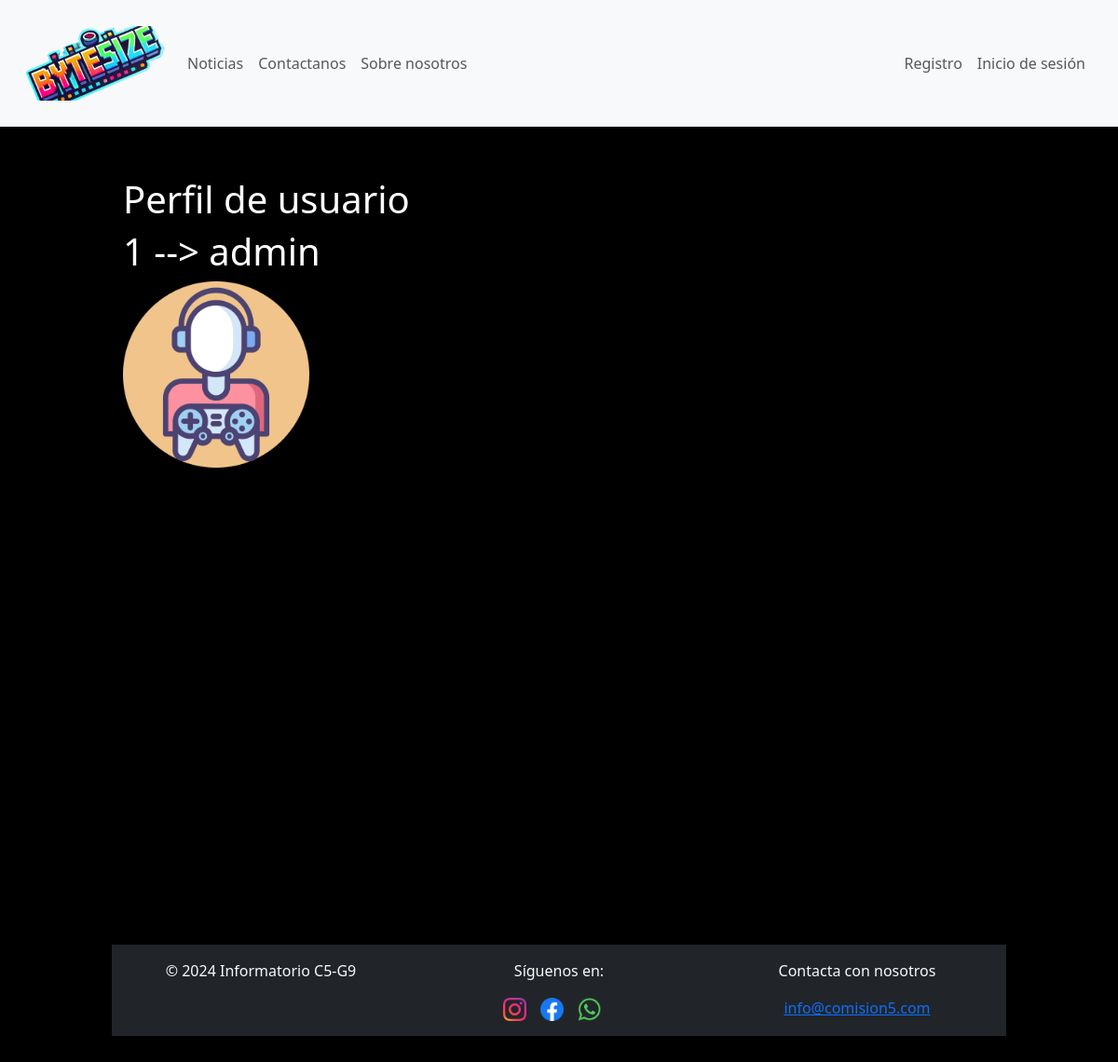
Screenshot of /posts/perfil/1 with the database file from the repository.
### apps/posts/models.py (models this page shows)
class User(AbstractUser):
    icono = models.ImageField(upload_to="media/usuarios",  default='media/usuarios/default.png', null=True, blank=True)
    descripcion = models.TextField(max_length=350)
    def __str__(self):
        return self.username
    class Meta:
        verbose_name = "Usuario"
        verbose_name_plural = "Usuarios"

### apps/posts/views.py (the view)
# urls.py: path("perfil/<int:id>", views.perfil, name="perfil"),
def perfil(request, id):
    ctx = {}
    usuarios = User.objects.get(id=id)
    ctx["usuarios"] = usuarios
    print(usuarios)
    return render(request, "usuarios/perfil.html", ctx)

### templates/usuarios/perfil.html (shortened to what this page needs)
{% extends 'base.html' %}
{% block contenido %}
<h1>Perfil de usuario</h1>
<h1>{{ usuarios.id }} --> {{ usuarios.username }}</h1>
{% if usuarios.icono and usuarios.icono.url %}
    <img src="{{ usuarios.icono.url }}" alt="Icono de perfil" class="img-perfil">
{% endif %}
{% endblock %}

### static/css/style.css (style rules this page uses)
body { background-color: black; color: white; margin: 8%; padding: 2%; }
.img-perfil { width: 200px; }

### rows the page displays
User: id "1", username "admin", icono (placeholder picture)
